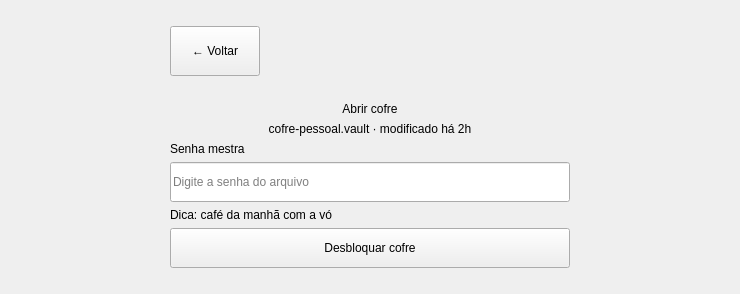
      <widget class="QWidget" name="pageOpenVault">
       <layout class="QVBoxLayout" name="verticalLayout_7">
        <item>
         <widget class="QFrame" name="frame_12">
          <property name="sizePolicy">
           <sizepolicy hsizetype="Preferred" vsizetype="Preferred">
            <horstretch>0</horstretch>
            <verstretch>0</verstretch>
           </sizepolicy>
          </property>
          <property name="maximumSize">
           <size>
            <width>16777215</width>
            <height>40</height>
           </size>
          </property>
          <property name="frameShape">
           <enum>QFrame::Shape::NoFrame</enum>
          </property>
          <property name="frameShadow">
           <enum>QFrame::Shadow::Raised</enum>
          </property>
         </widget>
        </item>
        <item>
         <widget class="QFrame" name="frame_10">
          <property name="sizePolicy">
           <sizepolicy hsizetype="Preferred" vsizetype="Preferred">
            <horstretch>0</horstretch>
            <verstretch>0</verstretch>
           </sizepolicy>
          </property>
          <property name="frameShape">
           <enum>QFrame::Shape::NoFrame</enum>
          </property>
          <property name="frameShadow">
           <enum>QFrame::Shadow::Raised</enum>
          </property>
          <layout class="QHBoxLayout" name="horizontalLayout_6">
           <property name="spacing">
            <number>0</number>
           </property>
           <property name="leftMargin">
            <number>0</number>
           </property>
           <property name="topMargin">
            <number>0</number>
           </property>
           <property name="rightMargin">
            <number>0</number>
           </property>
           <property name="bottomMargin">
            <number>0</number>
           </property>
           <item>
            <spacer name="horizontalSpacer_3">
             <property name="orientation">
              <enum>Qt::Orientation::Horizontal</enum>
             </property>
             <property name="sizeHint" stdset="0">
              <size>
               <width>150</width>
               <height>20</height>
              </size>
             </property>
            </spacer>
           </item>
           <item>
            <widget class="QFrame" name="frame_13">
             <property name="sizePolicy">
              <sizepolicy hsizetype="Fixed" vsizetype="Maximum">
               <horstretch>0</horstretch>
               <verstretch>0</verstretch>
              </sizepolicy>
             </property>
             <property name="minimumSize">
              <size>
               <width>0</width>
               <height>150</height>
              </size>
             </property>
             <property name="frameShape">
              <enum>QFrame::Shape::NoFrame</enum>
             </property>
             <property name="frameShadow">
              <enum>QFrame::Shadow::Raised</enum>
             </property>
             <layout class="QVBoxLayout" name="verticalLayout_8">
              <item alignment="Qt::AlignmentFlag::AlignLeft">
               <widget class="QPushButton" name="back_open_cofre">
                <property name="sizePolicy">
                 <sizepolicy hsizetype="Expanding" vsizetype="Fixed">
                  <horstretch>0</horstretch>
                  <verstretch>0</verstretch>
                 </sizepolicy>
                </property>
                <property name="minimumSize">
                 <size>
                  <width>90</width>
                  <height>50</height>
                 </size>
                </property>
                <property name="text">
                 <string>← Voltar</string>
                </property>
               </widget>
              </item>
              <item>
               <widget class="QLabel" name="label_12">
                <property name="text">
                 <string/>
                </property>
                <property name="pixmap">
                 <pixmap>:/images/logo_kep.png</pixmap>
                </property>
                <property name="alignment">
                 <set>Qt::AlignmentFlag::AlignCenter</set>
                </property>
               </widget>
              </item>
              <item>
               <widget class="QLabel" name="label_13">
                <property name="text">
                 <string>Abrir cofre</string>
                </property>
                <property name="alignment">
                 <set>Qt::AlignmentFlag::AlignCenter</set>
                </property>
               </widget>
              </item>
              <item>
               <widget class="QLabel" name="label_info_modicado">
                <property name="text">
                 <string>cofre-pessoal.vault · modificado há 2h</string>
                </property>
                <property name="alignment">
                 <set>Qt::AlignmentFlag::AlignCenter</set>
                </property>
               </widget>
              </item>
              <item>
               <widget class="QLabel" name="label_15">
                <property name="text">
                 <string>Senha mestra</string>
                </property>
               </widget>
              </item>
              <item>
               <widget class="QLineEdit" name="line_passowrd_open_cofre">
                <property name="minimumSize">
                 <size>
                  <width>0</width>
                  <height>40</height>
                 </size>
                </property>
                <property name="echoMode">
                 <enum>QLineEdit::EchoMode::Password</enum>
                </property>
                <property name="placeholderText">
                 <string>Digite a senha do arquivo</string>
                </property>
               </widget>
              </item>
              <item>
               <widget class="QLabel" name="label_dica">
                <property name="text">
                 <string>Dica: café da manhã com a vó</string>
                </property>
               </widget>
              </item>
              <item>
               <widget class="QPushButton" name="btn_unlock_cofre">
                <property name="minimumSize">
                 <size>
                  <width>400</width>
                  <height>40</height>
                 </size>
                </property>
                <property name="maximumSize">
                 <size>
                  <width>16777215</width>
                  <height>150</height>
                 </size>
                </property>
                <property name="text">
                 <string>Desbloquar cofre</string>
                </property>
               </widget>
              </item>
             </layout>
            </widget>
           </item>
           <item>
            <spacer name="horizontalSpacer_4">
             <property name="orientation">
              <enum>Qt::Orientation::Horizontal</enum>
             </property>
             <property name="sizeHint" stdset="0">
              <size>
               <width>150</width>
               <height>20</height>
              </size>
             </property>
            </spacer>
           </item>
          </layout>
         </widget>
        </item>
        <item>
         <widget class="QFrame" name="frame_11">
          <property name="sizePolicy">
           <sizepolicy hsizetype="Preferred" vsizetype="Preferred">
            <horstretch>0</horstretch>
            <verstretch>0</verstretch>
           </sizepolicy>
          </property>
          <property name="maximumSize">
           <size>
            <width>16777215</width>
            <height>40</height>
           </size>
          </property>
          <property name="frameShape">
           <enum>QFrame::Shape::NoFrame</enum>
          </property>
          <property name="frameShadow">
           <enum>QFrame::Shadow::Raised</enum>
          </property>
         </widget>
        </item>
       </layout>
      </widget>
